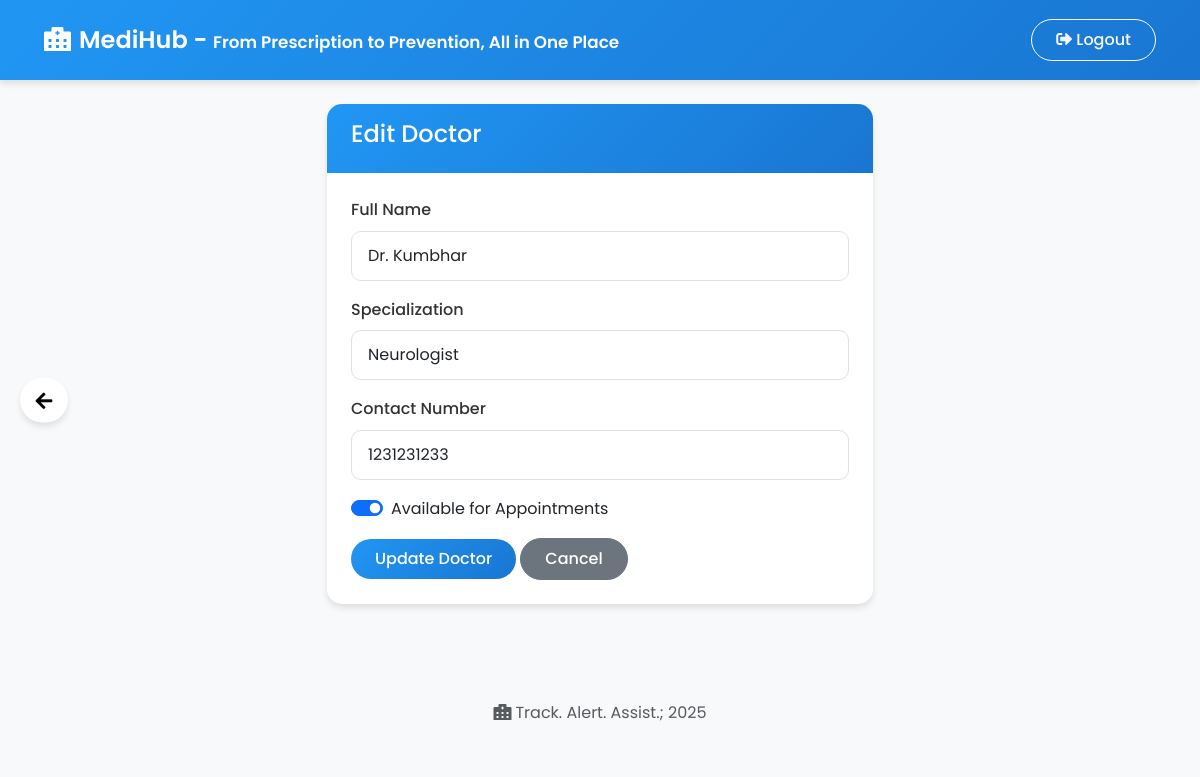
/receptionist/edit-doctor/1 (signed in), run on the app's committed database.
### app/models.py (models this page shows, shortened)
class Doctor(db.Model):
    id = db.Column(db.Integer, primary_key=True)
    user_id = db.Column(db.Integer, db.ForeignKey('user.id'), nullable=False)
    name = db.Column(db.String(100), nullable=False)
    specialization = db.Column(db.String(100), nullable=False)
    contact = db.Column(db.String(20), nullable=False)
    is_available = db.Column(db.Boolean, default=True)
    user = db.relationship('User', backref=db.backref('doctor', uselist=False))
    assigned_patients = db.relationship('Patient', backref='assigned_doctor', lazy=True)
    follow_ups = db.relationship('FollowUp', backref='follow_up_doctor', lazy=True)

### app/routes/receptionist.py (the view, shortened to what this page needs)
@receptionist_bp.route('/edit-doctor/<int:doctor_id>', methods=['GET', 'POST'])
@login_required
def edit_doctor(doctor_id):
    if not current_user.is_receptionist:
        flash('Access denied. Only receptionists can perform this action.', 'danger')
        return redirect(url_for('main.dashboard'))
    doctor = Doctor.query.get_or_404(doctor_id)
    return render_template('edit_doctor.html', doctor=doctor)

### app/__init__.py (called while the page is built)
def create_app():
    app = Flask(__name__)
    app.config.from_object(Config)
    db.init_app(app)
    migrate = Migrate(app, db)
    login_manager = LoginManager()
    login_manager.init_app(app)
    login_manager.login_view = 'main.login'
    @login_manager.user_loader
    def load_user(user_id):
        return User.query.get(int(user_id))
    from app.routes.main import main_bp
    from app.routes.receptionist import receptionist_bp
    from app.routes.doctor import doctor_bp
    from app.routes.patient import patient_bp
    from app.routes.analytics import analytics_bp
    app.register_blueprint(main_bp)
    app.register_blueprint(receptionist_bp)
    app.register_blueprint(doctor_bp)
    app.register_blueprint(patient_bp)
    app.register_blueprint(analytics_bp)
    with app.app_context():
        db.create_all()
    return app

### app/models.py (called while the page is built)
    @property
    def is_receptionist(self):
        return self.role == 'receptionist'

### app/templates/edit_doctor.html (shortened to what this page needs)
{% extends "base.html" %}
{% block content %}
<div class="row">
    <div class="col-md-6 offset-md-3">
        <div class="card">
            <div class="card-header">
                <h4>Edit Doctor</h4>
            </div>
            <div class="card-body">
                <form method="POST" action="{{ url_for('receptionist.edit_doctor', doctor_id=doctor.id) }}">
                    <div class="mb-3">
                        <label for="name" class="form-label">Full Name</label>
                        <input type="text" class="form-control" id="name" name="name" value="{{ doctor.name }}" required>
                    </div>
                    <div class="mb-3">
                        <label for="specialization" class="form-label">Specialization</label>
                        <input type="text" class="form-control" id="specialization" name="specialization" value="{{ doctor.specialization }}" required>
                    </div>
                    <div class="mb-3">
                        <label for="contact" class="form-label">Contact Number</label>
                        <input type="text" class="form-control" id="contact" name="contact" value="{{ doctor.contact }}" required>
                    </div>
                    <div class="mb-3">
                        <div class="form-check form-switch">
                            <input class="form-check-input" type="checkbox" id="is_available" name="is_available" {% if doctor.is_available %}checked{% endif %}>
                            <label class="form-check-label" for="is_available">Available for Appointments</label>
                        </div>
                    </div>
                    <button type="submit" class="btn btn-primary">Update Doctor</button>
                    <a href="{{ url_for('receptionist.dashboard') }}" class="btn btn-secondary">Cancel</a>
                </form>
            </div>
        </div>
    </div>
</div>
{% endblock %}

### app/static/style.css (style rules this page uses)
:root { --primary-color: #2196F3; --primary-light: #E3F2FD; --primary-dark: #1976D2; --secondary-color: #4CAF50; --secondary-light: #E8F5E9; --secondary-dark: #388E3C; --accent-color: #FFC107; --accent-light: #FFF8E1; --accent-dark: #FFA000; --text-color: #333; --text-light: #757575; --light-bg: #f8f9fa; --white: #ffffff; --shadow: 0 4px 6px rgba(0,0,0,.1); --shadow-lg: 0 10px 15px rgba(0,0,0,.1); --transition: all 0.3s ease; --border-radius: 10px; --border-radius-lg: 15px; }
body { background-color: var(--light-bg); font-family: 'Poppins', sans-serif; color: var(--text-color); line-height: 1.6; }
.card { border: none; border-radius: var(--border-radius-lg); box-shadow: var(--shadow); transition: var(--transition); background: var(--white); overflow: hidden; margin-bottom: 1.5rem; }
.card-header { background: linear-gradient(135deg, var(--primary-color), var(--primary-dark)); color: var(--white); border: none; padding: 1rem 1.5rem; font-weight: 600; }
.card-body { padding: 1.5rem; }
.btn { border-radius: 30px; padding: 0.5rem 1.5rem; font-weight: 500; transition: var(--transition); }
.btn-primary { background: linear-gradient(135deg, var(--primary-color), var(--primary-dark)); border: none; }
.form-control { border-radius: var(--border-radius); padding: 0.75rem 1rem; border: 1px solid #e0e0e0; transition: var(--transition); }
.form-label { font-weight: 500; margin-bottom: 0.5rem; color: var(--text-color); }

### data on the page
Doctor: name "Dr. Kumbhar", specialization "Neurologist", contact "1231231233", is_available "☑"
